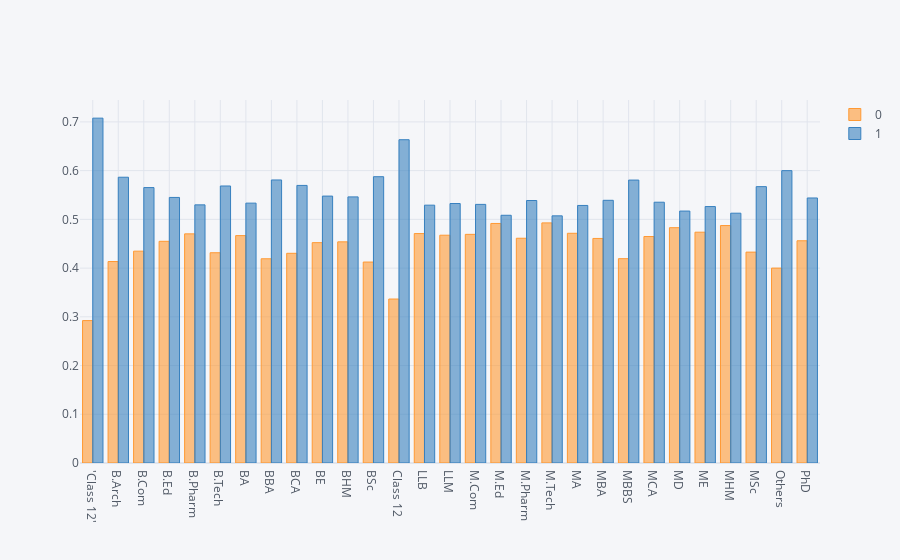

Here is the notebook cell this chart was saved with:
### Code cell
df.groupby('Degree')['Depression'].value_counts(normalize=True).unstack().iplot(
    kind='bar')

### Figure 1 — Plotly figure (JSON) as saved in the notebook; plotly's stock layout.template omitted (floating-point values rounded to 4 significant figures)
{"data": [{"marker": {"color": "rgba(255, 153, 51, 0.6)", "line": {"color": "rgba(255, 153, 51, 1.0)", "width": 1}}, "name": "0", "orientation": "v", "text": "", "type": "bar", "x": ["'Class 12'", "B.Arch", "B.Com", "B.Ed", "B.Pharm", "B.Tech", "BA", "BBA", "BCA", "BE", "BHM", "BSc", "Class 12", "LLB", "LLM", "M.Com", "M.Ed", "M.Pharm", "M.Tech", "MA", "MBA", "MBBS", "MCA", "MD", "ME", "MHM", "MSc", "Others", "PhD"], "y": [0.2923, 0.4135, 0.4348, 0.455, 0.4702, 0.4315, 0.4667, 0.4191, 0.4303, 0.4522, 0.4539, 0.4124, 0.3365, 0.4708, 0.4675, 0.4693, 0.4916, 0.4613, 0.4928, 0.4714, 0.4609, 0.4194, 0.4648, 0.4829, 0.4737, 0.4873, 0.4328, 0.4, 0.4561]}, {"marker": {"color": "rgba(55, 128, 191, 0.6)", "line": {"color": "rgba(55, 128, 191, 1.0)", "width": 1}}, "name": "1", "orientation": "v", "text": "", "type": "bar", "x": ["'Class 12'", "B.Arch", "B.Com", "B.Ed", "B.Pharm", "B.Tech", "BA", "BBA", "BCA", "BE", "BHM", "BSc", "Class 12", "LLB", "LLM", "M.Com", "M.Ed", "M.Pharm", "M.Tech", "MA", "MBA", "MBBS", "MCA", "MD", "ME", "MHM", "MSc", "Others", "PhD"], "y": [0.7077, 0.5865, 0.5652, 0.545, 0.5298, 0.5685, 0.5333, 0.5809, 0.5697, 0.5478, 0.5461, 0.5876, 0.6635, 0.5292, 0.5325, 0.5307, 0.5084, 0.5387, 0.5072, 0.5286, 0.5391, 0.5806, 0.5352, 0.5171, 0.5263, 0.5127, 0.5672, 0.6, 0.5439]}], "layout": {"legend": {"bgcolor": "#F5F6F9", "font": {"color": "#4D5663"}}, "paper_bgcolor": "#F5F6F9", "plot_bgcolor": "#F5F6F9", "title": {"font": {"color": "#4D5663"}}, "xaxis": {"gridcolor": "#E1E5ED", "showgrid": true, "tickfont": {"color": "#4D5663"}, "title": {"font": {"color": "#4D5663"}, "text": ""}, "zerolinecolor": "#E1E5ED"}, "yaxis": {"gridcolor": "#E1E5ED", "showgrid": true, "tickfont": {"color": "#4D5663"}, "title": {"font": {"color": "#4D5663"}, "text": ""}, "zerolinecolor": "#E1E5ED"}}}
